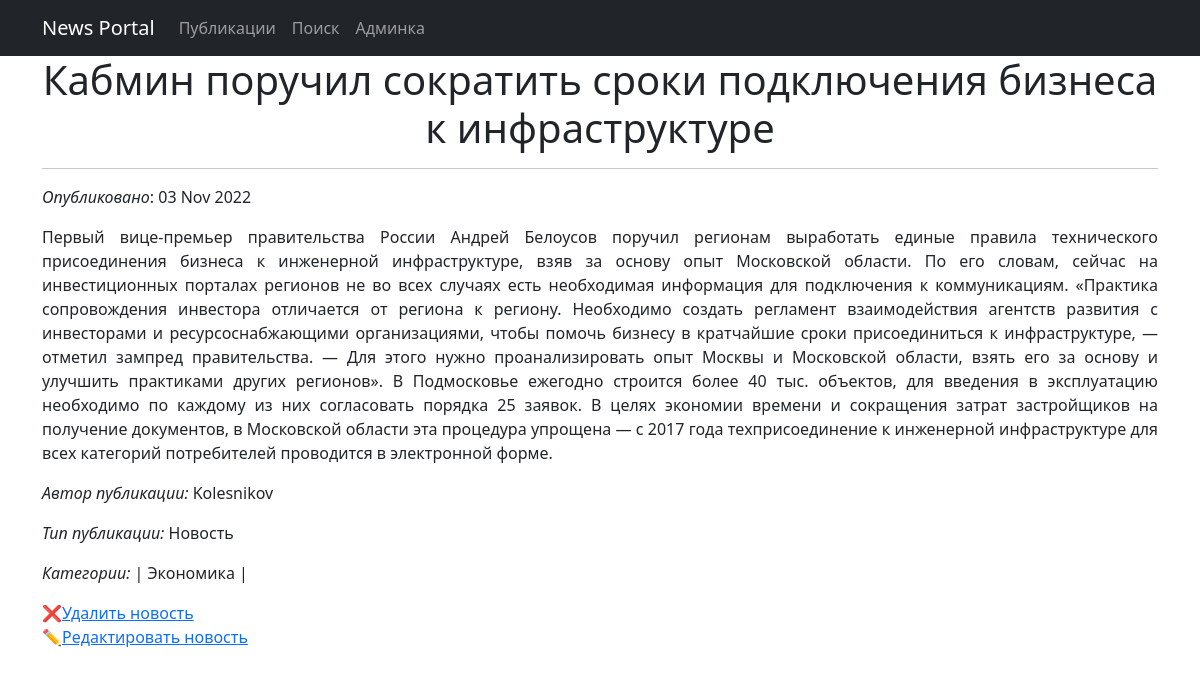
The page /news/2 on the database its author committed.
### newsapp/models.py (models this page shows, shortened)
class Post(models.Model):
    NEWS, ARTICLE = 'N', 'A'
    TYPES = [(NEWS, 'Новость'), (ARTICLE, 'Статья')]
    type = models.CharField(max_length=1, choices=TYPES, default=NEWS)
    title = models.CharField(max_length=255, unique=True)
    posted = models.DateTimeField(auto_now_add=True)
    text = models.TextField()
    author = models.ForeignKey(Author, on_delete=models.CASCADE)
    category = models.ManyToManyField(Category)

class Author(models.Model):
    user = models.OneToOneField(User, on_delete=models.CASCADE)
    def __str__(self):
        return f'{self.user.username.title()}'

class Category(models.Model):
    name = models.CharField(max_length=255, unique=True)

### newsapp/views.py (the view)
# urls.py: path('news/<int:pk>', NewsId.as_view(), name='post_id_view'),
class NewsId(DetailView):
    model = Post
    template_name = 'news_id.html'
    context_object_name = 'news_id'

### newsapp/templatetags/custom_filters.py (called while the page is built)
@register.filter()
def correct_text(text=str):
   try:
      if type(text) != str:
         raise MatError
   except MatError:
      return ('Type Error')
   else:
      res = []
      for t in text.split():
         res.append(correct_word(t))
      res = ' '.join(res)
   return res

def correct_word(word):
   mat_flag = False
   res = word
   for mat in MAT_WORDS:
      if mat in word.lower():
         mat_flag = True
   if mat_flag:
      res = word[0] + '*' * (len(word) - 1)
   return res

### newsportal/templates/news_id.html (shortened to what this page needs)
{% extends 'flatpages/default.html' %}
{% load custom_filters %}
{% block content %}
<h1>{{ news_id.title|correct_text }}</h1>
<hr>
<p align="left">
    <i>Опубликовано</i>: {{news_id.posted|date:'d M Y'}}
</p>
<p align="justify">
    {{ news_id.text|correct_text }}
</p>
<p align="justify">
    <i>Автор публикации: </i>{{ news_id.author }}
</p>
<p align="justify">
    <i>Тип публикации: </i>{{ news_id.get_type_display }}
</p>
<p align="justify">
    <i>Категории: </i>|
        {% for c in news_id.category.all %}
            {{ c.name }} |
        {% endfor %}
</p>
<p align="left">
{% if news_id.type == 'N'%}
    ❌<a href="{{news_id.id}}/delete">Удалить новость</a>
    <br>
    ✏<a href="{{news_id.id}}/edit">Редактировать новость</a>
{% endif %}
</p>
{% endblock content %}

### rows shown on the page
Post: title|correct_text "Кабмин поручил сократить сроки подключения бизнеса к инфраструктуре", posted "03 Nov 2022", text|correct_text "Первый вице-премьер правительства России Андрей Белоусов поручил регионам выработать единые правила технического присоединения бизнеса к инженерной инфраструктуре, взяв за основу опыт Московской области. По его словам, сейчас на инвестиционных порталах регионов не во всех случаях есть необходимая информация для подключения к коммуникациям. «Практика сопровождения инвестора отличается от региона к региону. Необходимо создать регламент взаимодействия агентств развития с инвесторами и ресурсоснабжающими организациями, чтобы помочь бизнесу в кратчайшие сроки присоединиться к инфраструктуре, — отметил зампред правительства. — Для этого нужно проанализировать опыт Москвы и Московской области,…", author "Kolesnikov", type "Новость"
Category: name "Экономика"
